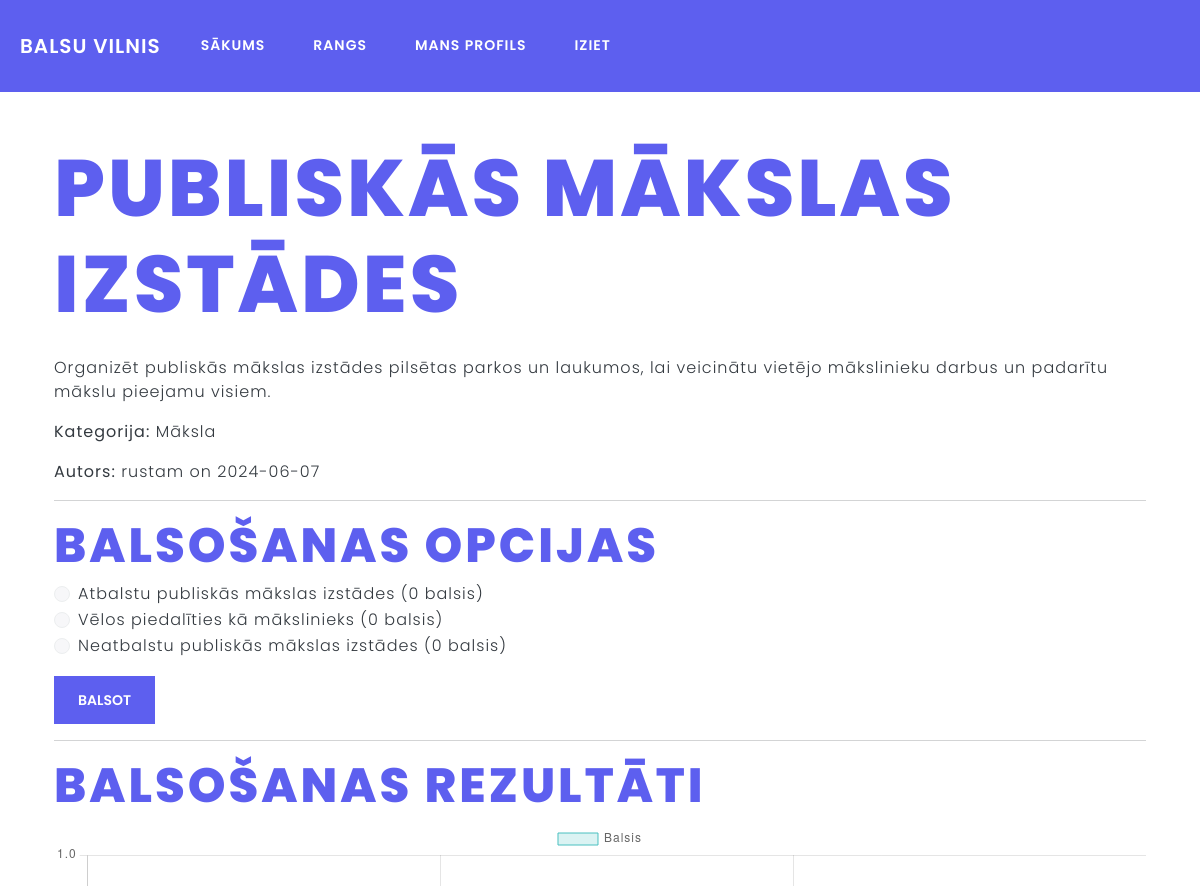
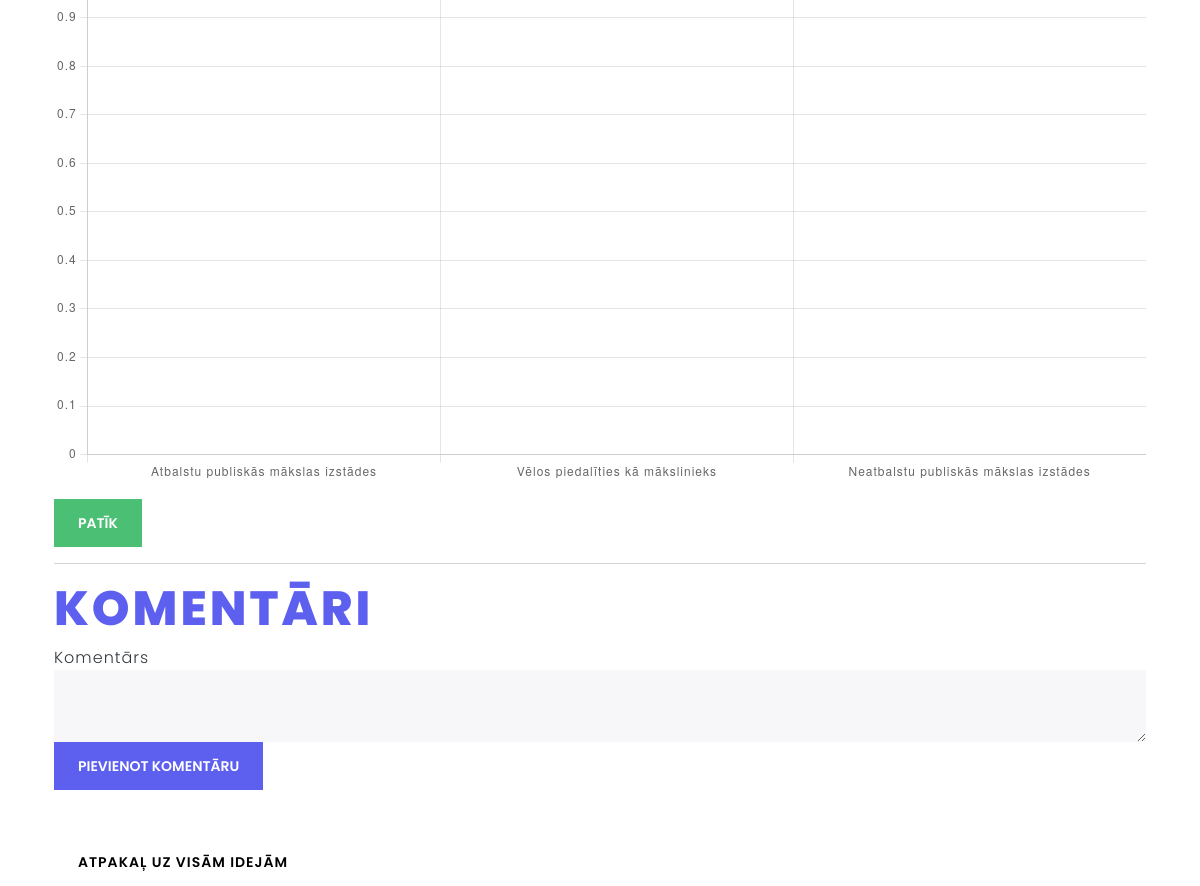
The page /view_idea/4 (signed in) on the database its author committed (2 pictures, top to bottom).
### models.py (models this page shows, shortened)
class Idea(db.Model):
    id = db.Column(db.Integer, primary_key=True)
    title = db.Column(db.String(200), nullable=False)
    description = db.Column(db.Text, nullable=False)
    category = db.Column(db.String(100), nullable=False)
    date_posted = db.Column(db.DateTime, nullable=False, default=datetime.utcnow)
    user_id = db.Column(db.Integer, db.ForeignKey('user.id'), nullable=False)
    user = db.relationship('User', backref=db.backref('ideas', lazy=True))
    likes = db.relationship('Like', backref='idea', lazy=True)
    comments = db.relationship('Comment', backref='parent_idea', lazy=True)
    idea_votes = db.relationship('Vote', backref='parent_idea_votes', lazy=True)
    voting_options = db.relationship('VotingOption', backref='idea', lazy=True, cascade="all, delete-orphan")

class User(db.Model, UserMixin):
    id = db.Column(db.Integer, primary_key=True)
    username = db.Column(db.String(150), unique=True, nullable=False)
    email = db.Column(db.String(150), unique=True, nullable=True)
    password = db.Column(db.String(200), nullable=False)
    role = db.Column(db.String(50), nullable=False)
    confirmed = db.Column(db.Boolean, default=False)
    confirmed_on = db.Column(db.DateTime, nullable=True)
    bio = db.Column(db.Text, nullable=True)
    avatar = db.Column(db.String(200), nullable=True)

class VotingOption(db.Model):
    id = db.Column(db.Integer, primary_key=True)
    option_text = db.Column(db.String(100), nullable=False)
    votes = db.Column(db.Integer, default=0)
    idea_id = db.Column(db.Integer, db.ForeignKey('idea.id'), nullable=False)
    option_votes = db.relationship('Vote', backref='voting_option', lazy=True)

### app.py (the view, shortened to what this page needs)
    @app.route('/view_idea/<int:idea_id>', methods=['GET', 'POST'])
    @login_required
    def view_idea(idea_id):
        idea = Idea.query.get_or_404(idea_id)
        comments = Comment.query.filter_by(idea_id=idea_id).order_by(Comment.date_posted.desc()).all()
        voting_options = VotingOption.query.filter_by(idea_id=idea.id).all()
        comment_form = CommentForm()
        like_form = LikeForm()
        user_vote = Vote.query.filter_by(user_id=current_user.id, idea_id=idea_id).first()
        has_voted = user_vote is not None
        voting_labels = [option.option_text for option in voting_options]
        voting_votes = [option.votes for option in voting_options]
        return render_template('view_idea.html',
                            idea=idea,
                            comment_form=comment_form,
                            like_form=like_form,
                            comments=comments,
                            voting_options=voting_options,
                            voting_labels=voting_labels,
                            voting_votes=voting_votes,
                            has_voted=has_voted)

### forms.py
class CommentForm(FlaskForm):
    content = TextAreaField('Comment', validators=[DataRequired(), Length(min=5, max=200)])
    parent_id = HiddenField('Parent ID')
    submit = SubmitField('Post Comment')

class LikeForm(FlaskForm):
    idea_id = HiddenField(validators=[DataRequired()])
    submit = SubmitField('Like')

### app.py (called while the page is built)
def create_app():
    app = Flask(__name__)
    app.config.from_object('config.Config')
    app.config['SECRET_KEY'] = os.getenv('SECRET_KEY', 'hbcirebvyrebgvugbenvu')
    csrf = CSRFProtect(app)
    db.init_app(app)
    mail.init_app(app)
    login_manager.init_app(app)
    bcrypt.init_app(app)
    migrate.init_app(app, db)
    csrf.init_app(app)
    limiter.init_app(app)  # Initialize limiter
    @login_manager.user_loader
    def load_user(user_id):
        return User.query.get(int(user_id))
    def inject_user():
        return dict(current_user=current_user)
    app.context_processor(inject_user)
    register_routes(app)
    return app

### templates/view_idea.html (shortened to what this page needs)
{% extends "base.html" %}
{% block content %}
<div class="container mt-4">
    <h1 class="text-primary mb-4">{{ idea.title }}</h1>
    <p class="text-dark">{{ idea.description }}</p>
    <p class="text-dark"><strong>Kategorija:</strong> {{ idea.category }}</p>
    <p class="text-dark"><strong>Autors:</strong> {{ idea.user.username }} on {{ idea.date_posted.strftime('%Y-%m-%d') }}</p>
    <hr class="bg-dark">
    <h2 class="text-primary">Balsošanas opcijas</h2>
    {% if current_user.role == 'creator' %}
        {% if not has_voted %}
            <form action="{{ url_for('view_idea', idea_id=idea.id) }}" method="POST">
                {% for option in voting_options %}
                    <div class="form-check">
                        <input class="form-check-input" type="radio" name="voting_option" id="option{{ option.id }}" value="{{ option.id }}">
                        <label class="form-check-label text-dark" for="option{{ option.id }}">
                            {{ option.option_text }} ({{ option.votes }} balsis)
                        </label>
                    </div>
                {% endfor %}
                <button type="submit" class="btn btn-primary mt-3">Balsot</button>
            </form>
        {% else %}
            <p class="text-dark">Jūs jau esat balsojis par šo ideju.</p>
        {% endif %}
    {% else %}
        <p class="text-dark">Balsošana ir pieejama tikai radītājiem</p>
    {% endif %}
    <hr class="bg-dark">
    <h2 class="text-primary">Balsošanas rezultāti</h2>
    <canvas id="votingResultsChart"></canvas>
    {% if current_user.role == 'creator' %}
        <form action="{{ url_for('like_idea', idea_id=idea.id) }}" method="POST" class="mt-3">
            <button type="submit" name="like_button" class="btn btn-success">Patīk</button>
        </form>
    {% else %}
        <p class="text-dark">Opcija tikai radītājiem.</p>
    {% endif %}
    <hr class="bg-dark">
    <h2 class="text-primary">Komentāri</h2>
    {% if current_user.role == 'creator' %}
        <form action="{{ url_for('view_idea', idea_id=idea.id) }}" method="POST" class="mb-4">
            <div class="form-group">
                {{ comment_form.content.label(class="form-control-label text-dark", text="Komentārs") }}
                {{ comment_form.content(class="form-control") }}
            </div>
            <button type="submit" class="btn btn-primary">Pievienot komentāru</button>
        </form>
    {% else %}
        <p class="text-dark">Opcija tikai radītājiem.</p>
    {% endif %}
    <a href="{{ url_for('rang') }}" class="btn btn-secondary mt-4">Atpakaļ uz visām idejām</a>
</div>
<script>
    const ctx = document.getElementById('votingResultsChart').getContext('2d');
    const votingResultsChart = new Chart(ctx, {
        type: 'bar',
        data: {
            labels: {{ voting_labels|tojson }},
            datasets: [{
                label: 'Balsis',
                data: {{ voting_votes|tojson }},
                backgroundColor: 'rgba(75, 192, 192, 0.2)',
                borderColor: 'rgba(75, 192, 192, 1)',
                borderWidth: 1
            }]
        },
        options: {
            scales: {
                y: {
                    beginAtZero: true
                }
            }
        }
    });
</script>
{% endblock %}

### templates/base.html (style rules this page uses)
:root { --primary-color: #5D5FEF; --primary-color-dark: #4a4dcc; }
body { font-family: 'Poppins', sans-serif; }
h1, .h1, h2, .h2, h3, .h3, h4, .h4, h5, .h5, h6, .h6 { font-family: 'Poppins', sans-serif; color: var(--primary-color) !important; font-weight: 800; }
h1, .h1 { font-size: 5rem; }
h2, .h2 { font-size: 3rem; }
.btn-primary { background-color: var(--primary-color); border-color: var(--primary-color); }
.text-primary { color: var(--primary-color) !important; }

### rows shown on the page
Idea: title "PUBLISKĀS MĀKSLAS IZSTĀDES", description "Organizēt publiskās mākslas izstādes pilsētas parkos un laukumos, lai veicinātu vietējo mākslinieku darbus un padarītu mākslu pieejamu visiem.", category "Māksla", date_posted "2024-06-07"
User: user.username "rustam"
VotingOption: option_text "Atbalstu publiskās mākslas izstādes", votes "0"
VotingOption: option_text "Vēlos piedalīties kā mākslinieks", votes "0"
VotingOption: option_text "Neatbalstu publiskās mākslas izstādes", votes "0"

### other values the page prints
chart data {{ voting_votes|tojson }} [0, 0, 0]
